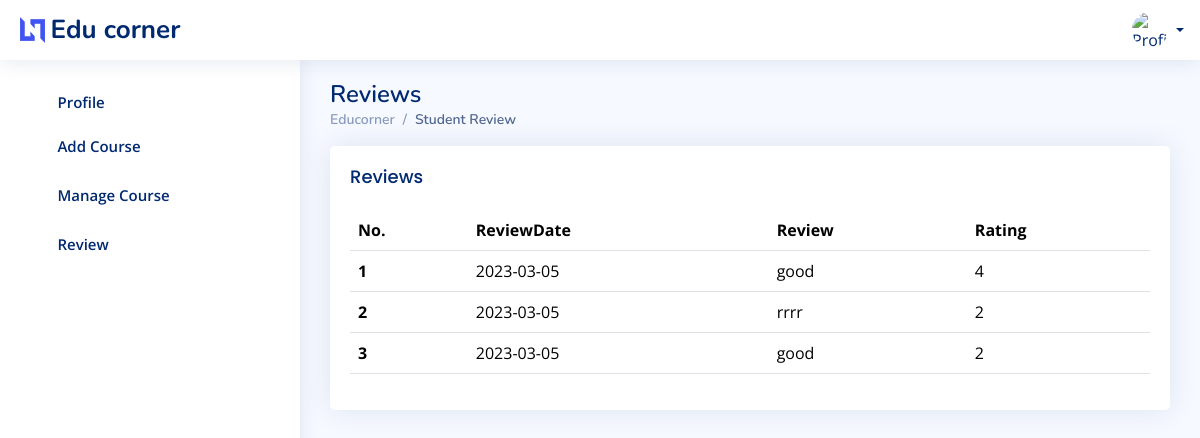
Screenshot of /teacher/rev.php with the database file from the repository.
### tables this page shows
CREATE TABLE `educorner_rerview` (
  `rid` int(11) NOT NULL,
  `faculty_email` varchar(50) NOT NULL,
  `date_review` date NOT NULL,
  `review` varchar(100) NOT NULL,
  `rating` int(11) NOT NULL,
  `learner_email` varchar(50) NOT NULL
);

### teacher/rev.php (the view, shortened to what this page needs)
<?php
require('header.php');
$sql="select * from educorner_rerview c,educorner_registration r where c.learner_email=r.email";
$a=mysqli_query($conn,$sql);
?>
<main id="main" class="main">
<div class="pagetitle">
  <h1>Reviews</h1>
  <nav>
    <ol class="breadcrumb">
      <li class="breadcrumb-item"><a href="index.php">Educorner </a></li>
      <li class="breadcrumb-item active">Student Review</li>
    </ol>
  </nav>
</div>
<section class="section">
  <div class="row">
    <div class="col-lg-12">
      <div class="card">
        <div class="card-body">
          <h5 class="card-title">Reviews</h5>
          <table class="table datatable">
              <thead>
                <tr>
                  <th scope="col">No.</th>
                  <th scope="col">ReviewDate</th>
                  <th scope="col">Review</th>
                  <th scope="col">Rating</th>
                </tr>
              </thead>
              <tbody>
                <?php
                $n=1;
              while($row=mysqli_fetch_assoc($a))
              {
                ?>
                 <tr>
                  <th scope="row"><?php echo $n++;?></th>
                  <td><?php echo $row['date_review'];?></td>
                  <td><?php echo $row['review'];?></td>
                  <td><?php echo $row['rating'];?></td>
                 </tr>
                 <?php
                }
                ?>
                </tbody>
              </table>
              <?php
require('footer.php');
?>

### Admin/assets/css/style.css (style rules this page uses)
:root { scroll-behavior: smooth; }
body { font-family: "Open Sans", sans-serif; background: #f6f9ff; color: #444444; }
a { color: #4154f1; text-decoration: none; }
h1, h2, h3, h4, h5, h6 { font-family: "Nunito", sans-serif; }
#main { margin-top: 60px; padding: 20px 30px; transition: all 0.3s; }
.pagetitle { margin-bottom: 10px; }
.pagetitle h1 { font-size: 24px; margin-bottom: 0; font-weight: 600; color: #012970; }
.card { margin-bottom: 30px; border: none; border-radius: 5px; box-shadow: 0px 0 30px rgba(1, 41, 112, 0.1); }
.card-title { padding: 20px 0 15px 0; font-size: 18px; font-weight: 500; color: #012970; font-family: "Poppins", sans-serif; }
.card-body { padding: 0 20px 20px 20px; }
.breadcrumb { font-size: 14px; font-family: "Nunito", sans-serif; color: #899bbd; font-weight: 600; }
.breadcrumb a { color: #899bbd; transition: 0.3s; }
.breadcrumb .breadcrumb-item::before { color: #899bbd; }
.breadcrumb .active { color: #51678f; font-weight: 600; }
@media (min-width: 1200px) { #main, #footer { margin-left: 300px; } }

### rows the page displays
educorner_rerview: date_review "2023-03-05", review "good", rating "4"
educorner_rerview: date_review "2023-03-05", review "rrrr", rating "2"
educorner_rerview: date_review "2023-03-05", review "good", rating "2"
